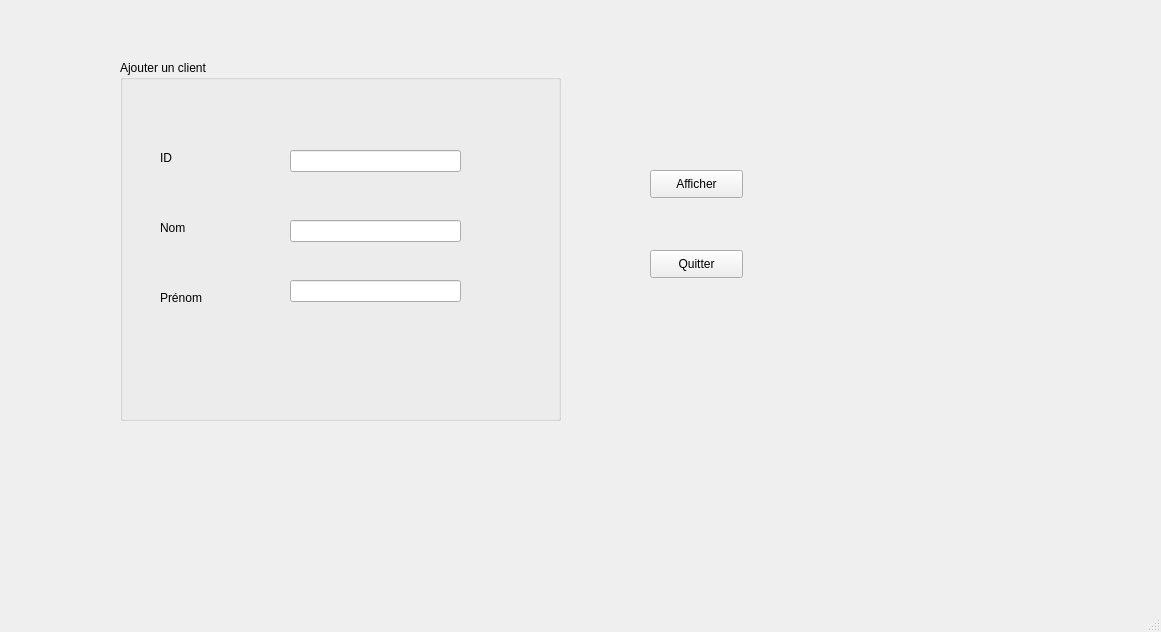
<?xml version="1.0" encoding="UTF-8"?>
<ui version="4.0">
 <class>MainWindow</class>
 <widget class="QMainWindow" name="MainWindow">
  <property name="geometry">
   <rect>
    <x>0</x>
    <y>0</y>
    <width>1161</width>
    <height>632</height>
   </rect>
  </property>
  <property name="windowTitle">
   <string>MainWindow</string>
  </property>
  <widget class="QWidget" name="centralwidget">
   <widget class="QGroupBox" name="groupBox">
    <property name="geometry">
     <rect>
      <x>120</x>
      <y>60</y>
      <width>441</width>
      <height>361</height>
     </rect>
    </property>
    <property name="title">
     <string>Ajouter un client</string>
    </property>
    <widget class="QLabel" name="label">
     <property name="geometry">
      <rect>
       <x>40</x>
       <y>90</y>
       <width>56</width>
       <height>16</height>
      </rect>
     </property>
     <property name="text">
      <string>ID</string>
     </property>
    </widget>
    <widget class="QLabel" name="label_2">
     <property name="geometry">
      <rect>
       <x>40</x>
       <y>160</y>
       <width>56</width>
       <height>16</height>
      </rect>
     </property>
     <property name="text">
      <string>Nom</string>
     </property>
    </widget>
    <widget class="QLabel" name="label_3">
     <property name="geometry">
      <rect>
       <x>40</x>
       <y>230</y>
       <width>56</width>
       <height>16</height>
      </rect>
     </property>
     <property name="text">
      <string>Prénom</string>
     </property>
    </widget>
    <widget class="QLineEdit" name="lineEdit">
     <property name="geometry">
      <rect>
       <x>170</x>
       <y>90</y>
       <width>171</width>
       <height>22</height>
      </rect>
     </property>
    </widget>
    <widget class="QLineEdit" name="lineEdit_2">
     <property name="geometry">
      <rect>
       <x>170</x>
       <y>160</y>
       <width>171</width>
       <height>22</height>
      </rect>
     </property>
    </widget>
    <widget class="QLineEdit" name="lineEdit_3">
     <property name="geometry">
      <rect>
       <x>170</x>
       <y>220</y>
       <width>171</width>
       <height>22</height>
      </rect>
     </property>
    </widget>
   </widget>
   <widget class="QPushButton" name="pushButton">
    <property name="geometry">
     <rect>
      <x>650</x>
      <y>170</y>
      <width>93</width>
      <height>28</height>
     </rect>
    </property>
    <property name="text">
     <string>Afficher</string>
    </property>
   </widget>
   <widget class="QPushButton" name="pushButton_2">
    <property name="geometry">
     <rect>
      <x>650</x>
      <y>250</y>
      <width>93</width>
      <height>28</height>
     </rect>
    </property>
    <property name="text">
     <string>Quitter</string>
    </property>
   </widget>
  </widget>
  <widget class="QMenuBar" name="menubar">
   <property name="geometry">
    <rect>
     <x>0</x>
     <y>0</y>
     <width>1161</width>
     <height>26</height>
    </rect>
   </property>
  </widget>
  <widget class="QStatusBar" name="statusbar"/>
 </widget>
 <resources/>
 <connections/>
</ui>
